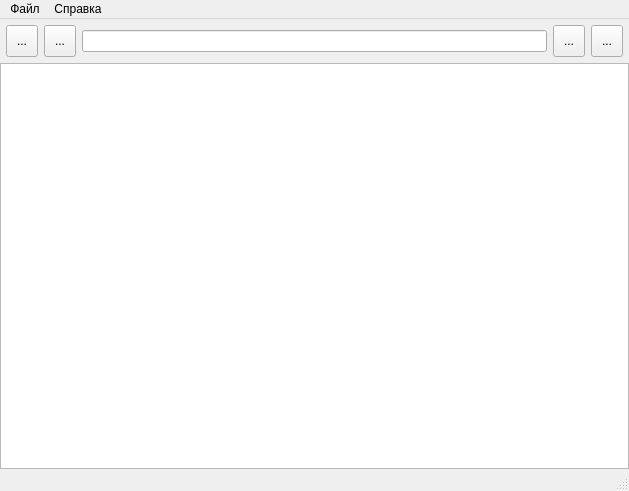
<?xml version="1.0" encoding="UTF-8"?>
<ui version="4.0">
 <class>MainWindow</class>
 <widget class="QMainWindow" name="MainWindow">
  <property name="geometry">
   <rect>
    <x>0</x>
    <y>0</y>
    <width>629</width>
    <height>491</height>
   </rect>
  </property>
  <property name="windowTitle">
   <string>MainWindow</string>
  </property>
  <widget class="QWidget" name="centralwidget">
   <layout class="QVBoxLayout" name="verticalLayout">
    <property name="spacing">
     <number>0</number>
    </property>
    <property name="leftMargin">
     <number>0</number>
    </property>
    <property name="topMargin">
     <number>0</number>
    </property>
    <property name="rightMargin">
     <number>0</number>
    </property>
    <property name="bottomMargin">
     <number>0</number>
    </property>
    <item>
     <widget class="QWidget" name="widget" native="true">
      <layout class="QHBoxLayout" name="horizontalLayout">
       <property name="leftMargin">
        <number>6</number>
       </property>
       <property name="topMargin">
        <number>6</number>
       </property>
       <property name="rightMargin">
        <number>6</number>
       </property>
       <property name="bottomMargin">
        <number>6</number>
       </property>
       <item>
        <widget class="QToolButton" name="backBtn">
         <property name="minimumSize">
          <size>
           <width>32</width>
           <height>32</height>
          </size>
         </property>
         <property name="maximumSize">
          <size>
           <width>32</width>
           <height>32</height>
          </size>
         </property>
         <property name="text">
          <string>...</string>
         </property>
         <property name="icon">
          <iconset resource="staff.qrc">
           <normaloff>:/icons/icons/keyboard-left-arrow-button.png</normaloff>:/icons/icons/keyboard-left-arrow-button.png</iconset>
         </property>
        </widget>
       </item>
       <item>
        <widget class="QToolButton" name="forwardBtn">
         <property name="minimumSize">
          <size>
           <width>32</width>
           <height>32</height>
          </size>
         </property>
         <property name="maximumSize">
          <size>
           <width>32</width>
           <height>32</height>
          </size>
         </property>
         <property name="text">
          <string>...</string>
         </property>
         <property name="icon">
          <iconset resource="staff.qrc">
           <normaloff>:/icons/icons/keyboard-right-arrow-button.png</normaloff>:/icons/icons/keyboard-right-arrow-button.png</iconset>
         </property>
        </widget>
       </item>
       <item>
        <widget class="QLineEdit" name="query"/>
       </item>
       <item>
        <widget class="QToolButton" name="searchBtn">
         <property name="minimumSize">
          <size>
           <width>32</width>
           <height>32</height>
          </size>
         </property>
         <property name="maximumSize">
          <size>
           <width>32</width>
           <height>32</height>
          </size>
         </property>
         <property name="text">
          <string>...</string>
         </property>
         <property name="icon">
          <iconset resource="staff.qrc">
           <normaloff>:/icons/icons/search (1).png</normaloff>:/icons/icons/search (1).png</iconset>
         </property>
        </widget>
       </item>
       <item>
        <widget class="QToolButton" name="bookmarksBtn">
         <property name="minimumSize">
          <size>
           <width>32</width>
           <height>32</height>
          </size>
         </property>
         <property name="maximumSize">
          <size>
           <width>32</width>
           <height>32</height>
          </size>
         </property>
         <property name="text">
          <string>...</string>
         </property>
         <property name="icon">
          <iconset resource="staff.qrc">
           <normaloff>:/icons/icons/bookmark.png</normaloff>:/icons/icons/bookmark.png</iconset>
         </property>
        </widget>
       </item>
      </layout>
     </widget>
    </item>
    <item>
     <widget class="QTextEdit" name="browser">
      <property name="enabled">
       <bool>true</bool>
      </property>
      <property name="readOnly">
       <bool>true</bool>
      </property>
     </widget>
    </item>
   </layout>
  </widget>
  <widget class="QMenuBar" name="menubar">
   <property name="geometry">
    <rect>
     <x>0</x>
     <y>0</y>
     <width>629</width>
     <height>21</height>
    </rect>
   </property>
   <widget class="QMenu" name="menu">
    <property name="title">
     <string>Файл</string>
    </property>
    <addaction name="openAction"/>
    <addaction name="closeAction"/>
   </widget>
   <widget class="QMenu" name="menu_2">
    <property name="title">
     <string>Справка</string>
    </property>
    <addaction name="aboutAction"/>
   </widget>
   <addaction name="menu"/>
   <addaction name="menu_2"/>
  </widget>
  <widget class="QStatusBar" name="statusbar">
   <property name="enabled">
    <bool>true</bool>
   </property>
  </widget>
  <action name="openAction">
   <property name="text">
    <string>Открыть</string>
   </property>
   <property name="statusTip">
    <string>Открыть файл</string>
   </property>
  </action>
  <action name="closeAction">
   <property name="text">
    <string>Выйти</string>
   </property>
   <property name="statusTip">
    <string>Выйти</string>
   </property>
  </action>
  <action name="aboutAction">
   <property name="text">
    <string>О программе</string>
   </property>
   <property name="statusTip">
    <string>Информация о программе</string>
   </property>
  </action>
 </widget>
 <resources>
  <include location="staff.qrc"/>
 </resources>
 <connections/>
</ui>
